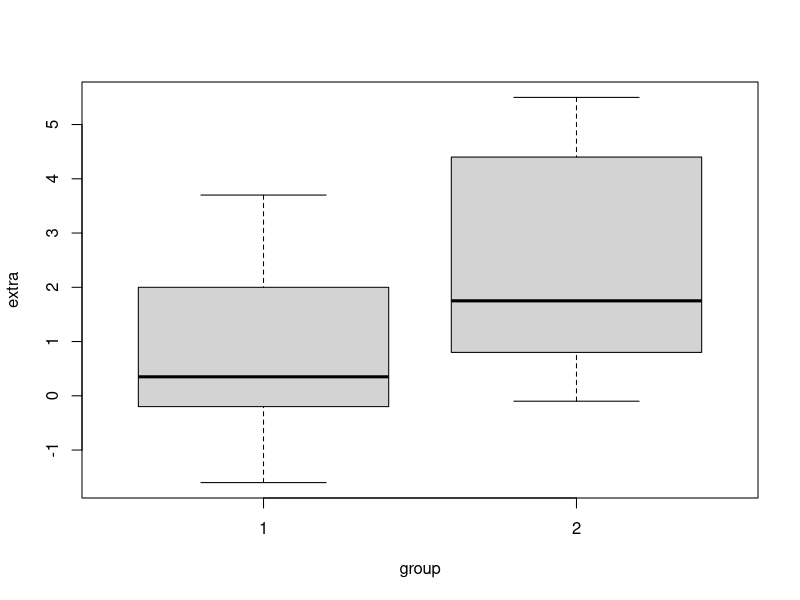
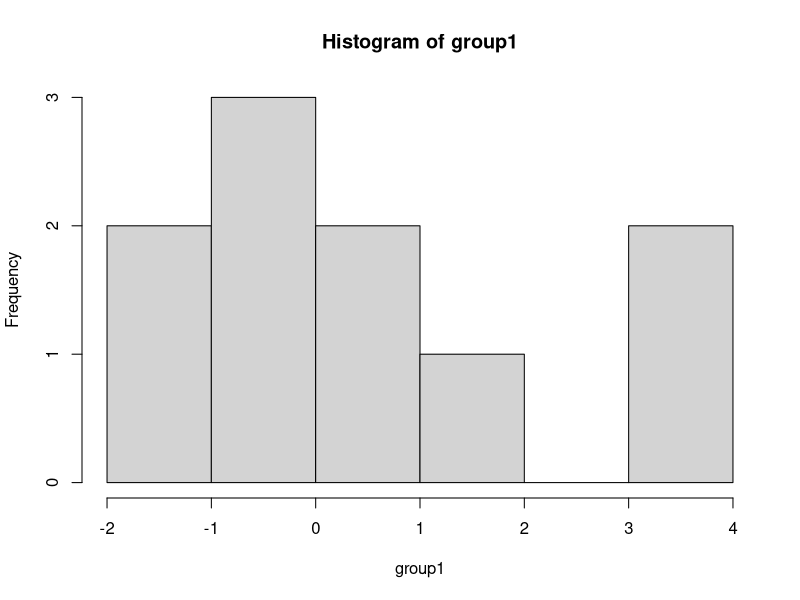
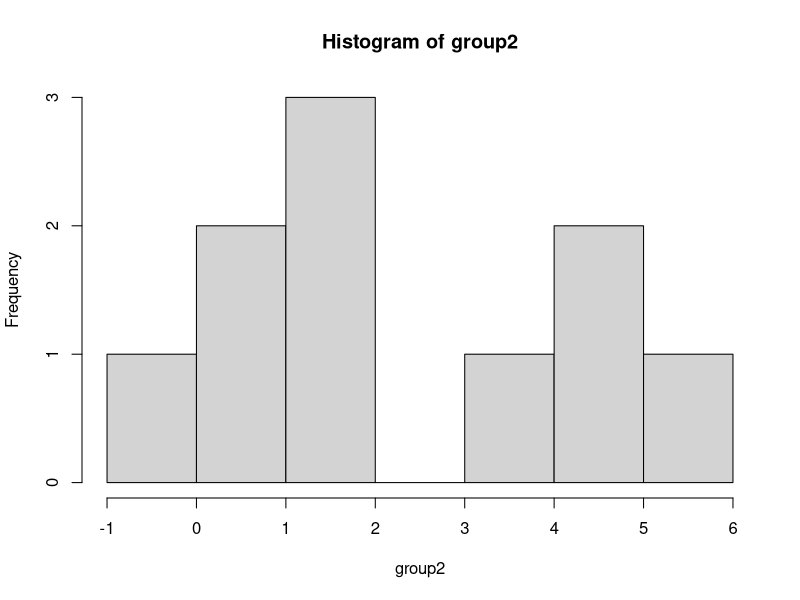

Generate these figures, in order, with R:
## loading the datasets library although the package will automaticlly
## loads when R starts  
library(datasets)


data(package = "datasets")   # lists the datasets in a package
str(sleep)  # shows the structure of an object
head(sleep)  ## return some of the rows inside sleep datasets
help(sleep)  ## access help about the variables in the dataset


## Creates box plot for two different groups
plot(extra ~ group, data = sleep)

## retrieve the extra values for each group and save the results in two object.
## Remember the subsetting procedure in the past modules
group1 = sleep$extra[sleep$group == 1]
group2 = sleep$extra[sleep$group == 2]

mean(group1)
mean(group2)

## One sample t test. test: H0: mean of population is equal 0.5
##                          H1: mean of population is not equal 0.5
t.test(x = group1 , y = NULL , mu = 0.5)


## Two sample t test. test: H0: mean of population 1 is equal to population 2
##                          H1: mean of population 1 is not equal to population 2
t.test(x = group1 , y = group2 , var.equal = TRUE)


## Welch t test. test:      H0: mean of population 1 is equal to population 2
##                          H1: mean of population 1 is not equal to population 2
t.test(x = group1 , y = group2 , var.equal = FALSE)



## To check if the variances in two populations are equal, we can use F test as 
## follows. The F test is not the same as ANOVA. it is called Levene's test. 
help(var.test)
var.test(x= group1 , y = group2, ratio = 1)




## It seems that group1 and group2 variables are not normally distributed
hist(group1)
hist(group2)



## how to hypothetically test for normality?
help(shapiro.test)

z1=rnorm(100, mean = 5, sd = 3)
z2=runif(100, min = 2, max = 4)
shapiro.test(z1)
shapiro.test(z2)


shapiro.test(x = group1)
shapiro.test(x = group2)



## Albeit the shapiro test indicates that the data is normaly distributed 
## but it would be a good idea to test the differences of means in two populations
## using nonparametric tests.

help(wilcox.test)
wilcox.test(x = group1, y = group2)
